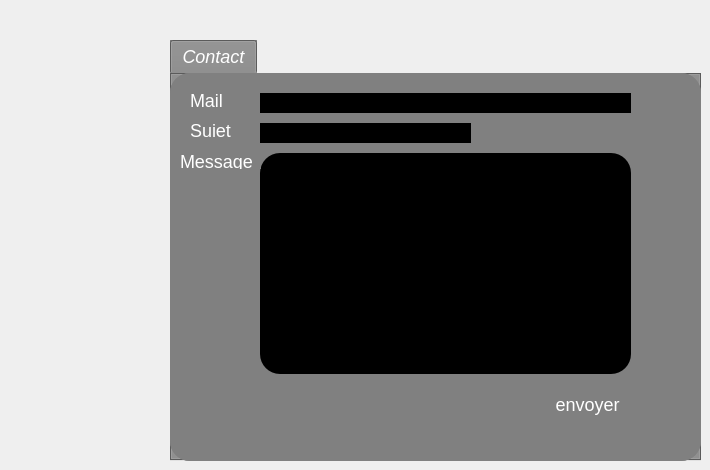
      <widget class="QWidget" name="tab_12">
       <attribute name="title">
        <string>Envoyer email</string>
       </attribute>
       <widget class="QTabWidget" name="tabWidget_4">
        <property name="geometry">
         <rect>
          <x>170</x>
          <y>40</y>
          <width>531</width>
          <height>421</height>
         </rect>
        </property>
        <property name="font">
         <font>
          <family>Segoe UI</family>
          <pointsize>-1</pointsize>
          <weight>37</weight>
          <italic>true</italic>
          <bold>false</bold>
          <underline>false</underline>
         </font>
        </property>
        <property name="styleSheet">
         <string notr="true">background-color :  #808080	; 
border-radius : 20px;




    
    color: #FFFFFF
; 
    font-size: 18px;</string>
        </property>
        <property name="currentIndex">
         <number>0</number>
        </property>
        <widget class="QWidget" name="tab_13">
         <attribute name="title">
          <string>Contact</string>
         </attribute>
         <widget class="QLabel" name="label_60">
          <property name="geometry">
           <rect>
            <x>20</x>
            <y>50</y>
            <width>47</width>
            <height>14</height>
           </rect>
          </property>
          <property name="text">
           <string>Sujet</string>
          </property>
         </widget>
         <widget class="QTextEdit" name="textEdit">
          <property name="geometry">
           <rect>
            <x>90</x>
            <y>80</y>
            <width>371</width>
            <height>221</height>
           </rect>
          </property>
          <property name="styleSheet">
           <string notr="true">background-color :  #000000; 
</string>
          </property>
         </widget>
         <widget class="QLabel" name="label_61">
          <property name="geometry">
           <rect>
            <x>10</x>
            <y>80</y>
            <width>81</width>
            <height>16</height>
           </rect>
          </property>
          <property name="text">
           <string>Message</string>
          </property>
         </widget>
         <widget class="QLabel" name="label_62">
          <property name="geometry">
           <rect>
            <x>20</x>
            <y>20</y>
            <width>47</width>
            <height>14</height>
           </rect>
          </property>
          <property name="text">
           <string>Mail</string>
          </property>
         </widget>
         <widget class="QLineEdit" name="lineEdit_9">
          <property name="geometry">
           <rect>
            <x>90</x>
            <y>50</y>
            <width>211</width>
            <height>20</height>
           </rect>
          </property>
          <property name="styleSheet">
           <string notr="true">background-color :  #000000; 
</string>
          </property>
         </widget>
         <widget class="QLineEdit" name="lineEdit_10">
          <property name="geometry">
           <rect>
            <x>90</x>
            <y>20</y>
            <width>371</width>
            <height>20</height>
           </rect>
          </property>
          <property name="styleSheet">
           <string notr="true">background-color :  #000000; 
</string>
          </property>
         </widget>
         <widget class="QPushButton" name="envoyer">
          <property name="geometry">
           <rect>
            <x>380</x>
            <y>320</y>
            <width>75</width>
            <height>23</height>
           </rect>
          </property>
          <property name="text">
           <string>envoyer</string>
          </property>
         </widget>
        </widget>
       </widget>
      </widget>
